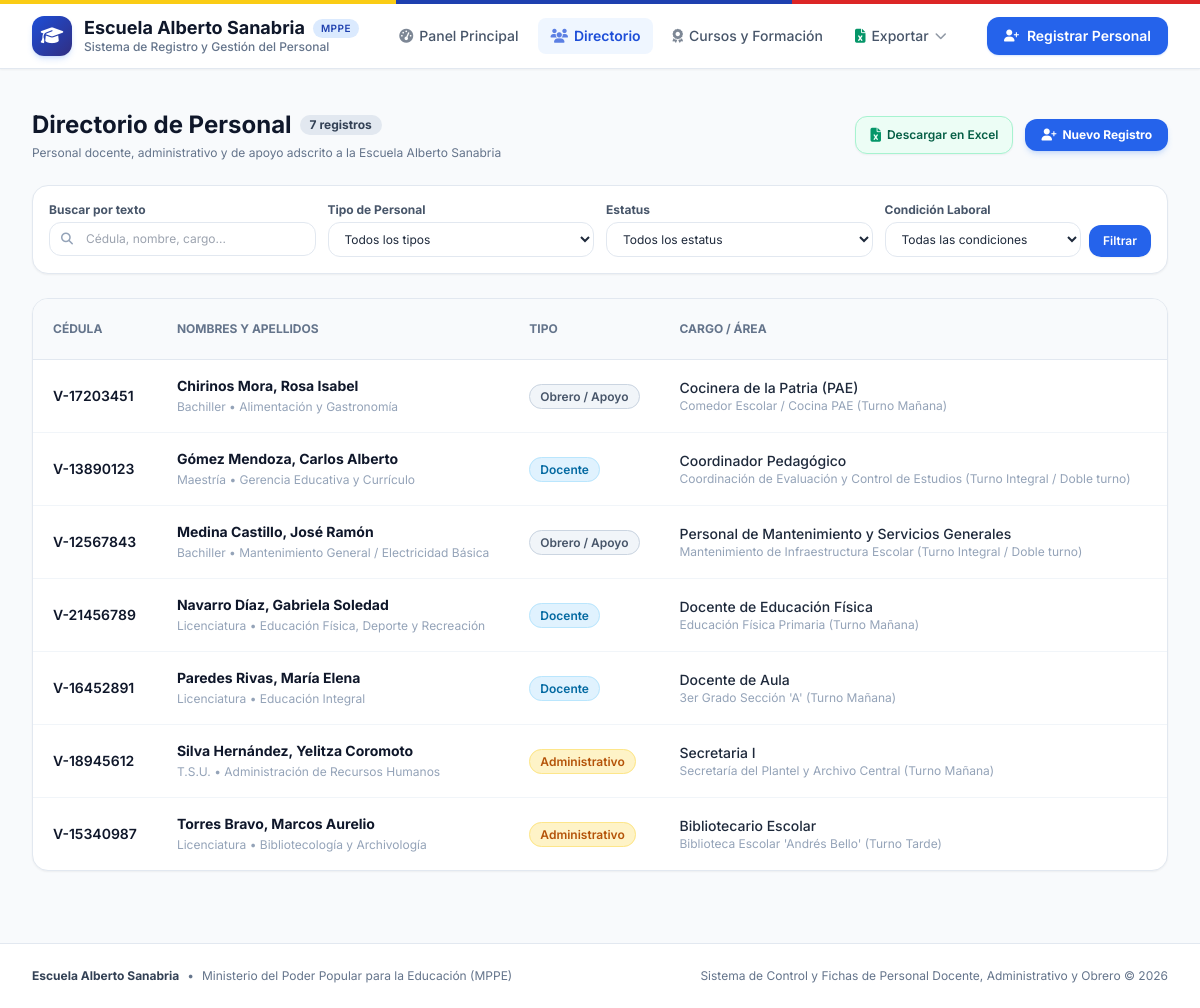
Screenshot of /staff with the database file from the repository.
### tables this page shows
CREATE TABLE staff (
        id INTEGER PRIMARY KEY AUTOINCREMENT,
        nationality TEXT DEFAULT 'V',
        id_number TEXT UNIQUE NOT NULL,
        first_name TEXT NOT NULL,
        last_name TEXT NOT NULL,
        gender TEXT,
        birth_date TEXT,
        phone TEXT,
        email TEXT,
        address TEXT,
        category TEXT NOT NULL,          -- 'Docente', 'Administrativo', 'Obrero / Apoyo'
        position TEXT NOT NULL,          -- e.g. 'Docente de Aula', 'Secretaria', 'Aseador'
        mppe_entry_date TEXT NOT NULL,   -- YYYY-MM-DD
        school_entry_date TEXT,         -- YYYY-MM-DD
        employment_condition TEXT,       -- 'Fijo / Titular', 'Contratado', 'Interino', 'Suplente'
        shift TEXT,                      -- 'Mañana', 'Tarde', 'Integral / Doble turno'
        assigned_area TEXT,              -- e.g. '4to Grado B', 'Control de Estudio', 'Mantenimiento General'
        education_level TEXT,            -- 'Bachiller', 'Técnico Medio', 'T.S.U.', 'Licenciatura', 'Especialización', 'Maestría', 'Doctorado'
        specialization TEXT,             -- e.g. 'Educación Integral', 'Informática', 'Administración'
        status TEXT DEFAULT 'Activo',    -- 'Activo', 'Reposo Médico', 'Permiso', 'Comisión de Servicio', 'Jubilado'
        notes TEXT,
        created_at TIMESTAMP DEFAULT CURRENT_TIMESTAMP,
        updated_at TIMESTAMP DEFAULT CURRENT_TIMESTAMP
    );

### app.py (the view)
@app.route("/staff")
def staff_list():
    category = request.args.get("category", "Todos")
    status = request.args.get("status", "Todos")
    condition = request.args.get("condition", "Todos")
    search = request.args.get("search", "").strip()
    staff_members = get_all_staff(
        category=category,
        status=status,
        condition=condition,
        search=search
    )
    return render_template(
        "staff_list.html",
        staff_members=staff_members,
        selected_category=category,
        selected_status=status,
        selected_condition=condition,
        search_query=search,
        total_count=len(staff_members)
    )

### app.py (called while the page is built)
@app.context_processor
def inject_globals():
    return {
        "current_year": datetime.now().year,
        "school_name": "Unidad Educativa Alberto Sanabria",
        "mppe_title": "Ministerio del Poder Popular para la Educación"
    }

### database.py (called while the page is built)
def get_connection():
    conn = sqlite3.connect(DB_PATH)
    conn.row_factory = sqlite3.Row
    conn.execute("PRAGMA foreign_keys = ON")
    return conn

def calculate_years(date_str):
    if not date_str:
        return 0
    try:
        parts = [int(p) for p in date_str.split("-")]
        if len(parts) == 3:
            d = date(parts[0], parts[1], parts[2])
            today = date.today()
            return today.year - d.year - ((today.month, today.day) < (d.month, d.day))
    except Exception:
        pass
    return 0

### templates/staff_list.html (shortened to what this page needs)
{% extends "base.html" %}
{% block content %}
<div class="space-y-6">
    <div class="flex flex-col sm:flex-row sm:items-center justify-between gap-4">
        <div>
            <div class="flex items-center space-x-2">
                <h1 class="text-2xl font-bold text-slate-900">Directorio de Personal</h1>
                <span class="bg-slate-200 text-slate-700 text-xs font-bold px-2.5 py-0.5 rounded-full">
                    {{ total_count }} registros
                </span>
            </div>
            <p class="text-xs text-slate-500 mt-1">
                Personal docente, administrativo y de apoyo adscrito a la Escuela Alberto Sanabria
            </p>
        </div>
        <div class="flex items-center space-x-3">
            <a href="{{ url_for('export_staff', category=selected_category, status=selected_status, condition=selected_condition) }}"
               class="inline-flex items-center px-3.5 py-2 rounded-xl text-xs font-semibold text-emerald-800 bg-emerald-50 hover:bg-emerald-100 border border-emerald-200 transition shadow-sm">
                <i class="fa-solid fa-file-excel mr-1.5 text-emerald-600 text-sm"></i>
                <span>Descargar en Excel</span>
            </a>
            <a href="{{ url_for('staff_create') }}"
               class="inline-flex items-center px-4 py-2 rounded-xl text-xs font-bold text-white bg-blue-600 hover:bg-blue-700 shadow-md shadow-blue-500/20 transition">
                <i class="fa-solid fa-user-plus mr-1.5"></i>
                <span>Nuevo Registro</span>
            </a>
        </div>
    </div>
    <div class="bg-white rounded-2xl p-4 border border-slate-200 shadow-sm">
        <form method="GET" action="{{ url_for('staff_list') }}" class="grid grid-cols-1 sm:grid-cols-2 lg:grid-cols-4 gap-3">
            <div class="lg:col-span-1">
                <label class="block text-xs font-bold text-slate-600 mb-1">Buscar por texto</label>
                <div class="relative">
                    <div class="absolute inset-y-0 left-0 pl-3 flex items-center pointer-events-none text-slate-400">
                    </div>
                    <input type="text" name="search" value="{{ search_query }}" placeholder="Cédula, nombre, cargo..."
                           class="w-full pl-9 pr-3 py-2 text-xs rounded-xl border border-slate-200 focus:outline-none focus:ring-2 focus:ring-blue-500">
                </div>
            </div>
            <div>
                <label class="block text-xs font-bold text-slate-600 mb-1">Tipo de Personal</label>
                <select name="category" onchange="this.form.submit()" class="w-full py-2 px-3 text-xs rounded-xl border border-slate-200 focus:outline-none focus:ring-2 focus:ring-blue-500 bg-white">
                    <option value="Todos" {% if selected_category == 'Todos' %}selected{% endif %}>Todos los tipos</option>
                </select>
            </div>
            <div>
                <label class="block text-xs font-bold text-slate-600 mb-1">Estatus</label>
                <select name="status" onchange="this.form.submit()" class="w-full py-2 px-3 text-xs rounded-xl border border-slate-200 focus:outline-none focus:ring-2 focus:ring-blue-500 bg-white">
                    <option value="Todos" {% if selected_status == 'Todos' %}selected{% endif %}>Todos los estatus</option>
                </select>
            </div>
            <div class="flex items-end space-x-2">
                <div class="flex-grow">
                    <label class="block text-xs font-bold text-slate-600 mb-1">Condición Laboral</label>
                    <select name="condition" onchange="this.form.submit()" class="w-full py-2 px-3 text-xs rounded-xl border border-slate-200 focus:outline-none focus:ring-2 focus:ring-blue-500 bg-white">
                        <option value="Todos" {% if selected_condition == 'Todos' %}selected{% endif %}>Todas las condiciones</option>
                    </select>
                </div>
                <button type="submit" class="px-3.5 py-2 bg-blue-600 hover:bg-blue-700 text-white rounded-xl text-xs font-semibold shadow-sm transition">
                    Filtrar
                </button>
            </div>
        </form>
    </div>
    <div class="bg-white rounded-2xl border border-slate-200 shadow-sm overflow-hidden">
        <div class="overflow-x-auto">
            <table class="w-full text-left text-sm text-slate-600">
                <thead class="bg-slate-50 text-xs uppercase font-semibold text-slate-500 border-b border-slate-200">
                    <tr>
                        <th class="px-5 py-3.5">Cédula</th>
                        <th class="px-5 py-3.5">Nombres y Apellidos</th>
                        <th class="px-5 py-3.5">Tipo</th>
                        <th class="px-5 py-3.5">Cargo / Área</th>
                        <th class="px-5 py-3.5">Ingreso MPPE</th>
                    </tr>
                </thead>
                <tbody class="divide-y divide-slate-100 font-normal">
                    {% for s in staff_members %}
                    <tr class="hover:bg-slate-50/80 transition">
                        <td class="px-5 py-4 whitespace-nowrap font-semibold text-slate-900">
                            {{ s.nationality }}-{{ s.id_number }}
                        </td>
                        <td class="px-5 py-4 whitespace-nowrap">
                            <a href="{{ url_for('staff_detail', staff_id=s.id) }}" class="font-bold text-slate-900 hover:text-blue-600 transition block">
                                {{ s.last_name }}, {{ s.first_name }}
                            </a>
                            <span class="text-xs text-slate-400">
                                {{ s.education_level or 'Sin grado' }} {% if s.specialization %}• {{ s.specialization }}{% endif %}
                            </span>
                        </td>
                        <td class="px-5 py-4 whitespace-nowrap">
                            {% if s.category == 'Docente' %}
                                <span class="px-2.5 py-1 rounded-full text-xs font-semibold badge-docente">Docente</span>
                            {% elif s.category == 'Administrativo' %}
                                <span class="px-2.5 py-1 rounded-full text-xs font-semibold badge-administrativo">Administrativo</span>
                            {% else %}
                                <span class="px-2.5 py-1 rounded-full text-xs font-semibold badge-obrero">Obrero / Apoyo</span>
                            {% endif %}
                        </td>
                        <td class="px-5 py-4 whitespace-nowrap">
                            <div class="text-slate-800 font-medium">{{ s.position }}</div>
                            <div class="text-xs text-slate-400">{{ s.assigned_area or 'No asignada' }} (Turno {{ s.shift }})</div>
                        </td>
                        <td class="px-5 py-4 whitespace-nowrap">
                        </td>
                    </tr>
                    {% endfor %}
                </tbody>
            </table>
        </div>
    </div>
</div>
{% endblock %}

### static/css/custom.css (style rules this page uses)
body { font-family: 'Inter', -apple-system, BlinkMacSystemFont, "Segoe UI", Roboto, Helvetica, Arial, sans-serif; background-color: #f8fafc; color: #1e293b; }
.badge-docente { background-color: #e0f2fe; color: #0369a1; border: 1px solid #bae6fd; }
.badge-administrativo { background-color: #fef3c7; color: #b45309; border: 1px solid #fde68a; }
.badge-obrero { background-color: #f1f5f9; color: #475569; border: 1px solid #cbd5e1; }

### rows the page displays
staff: nationality "V", id_number "17203451", last_name "Chirinos Mora", first_name "Rosa Isabel", education_level "Bachiller", specialization "Alimentación y Gastronomía", category "Obrero / Apoyo", position "Cocinera de la Patria (PAE)", assigned_area "Comedor Escolar / Cocina PAE", shift "Mañana"
staff: nationality "V", id_number "13890123", last_name "Gómez Mendoza", first_name "Carlos Alberto", education_level "Maestría", specialization "Gerencia Educativa y Currículo", category "Docente", position "Coordinador Pedagógico", assigned_area "Coordinación de Evaluación y Control de Estudios", shift "Integral / Doble turno"
staff: nationality "V", id_number "12567843", last_name "Medina Castillo", first_name "José Ramón", education_level "Bachiller", specialization "Mantenimiento General / Electricidad Básica", category "Obrero / Apoyo", position "Personal de Mantenimiento y Servicios Generales", assigned_area "Mantenimiento de Infraestructura Escolar", shift "Integral / Doble turno"
staff: nationality "V", id_number "21456789", last_name "Navarro Díaz", first_name "Gabriela Soledad", education_level "Licenciatura", specialization "Educación Física, Deporte y Recreación", category "Docente", position "Docente de Educación Física", assigned_area "Educación Física Primaria", shift "Mañana"
staff: nationality "V", id_number "16452891", last_name "Paredes Rivas", first_name "María Elena", education_level "Licenciatura", specialization "Educación Integral", category "Docente", position "Docente de Aula", assigned_area "3er Grado Sección 'A'", shift "Mañana"
staff: nationality "V", id_number "18945612", last_name "Silva Hernández", first_name "Yelitza Coromoto", education_level "T.S.U.", specialization "Administración de Recursos Humanos", category "Administrativo", position "Secretaria I", assigned_area "Secretaría del Plantel y Archivo Central", shift "Mañana"
staff: nationality "V", id_number "15340987", last_name "Torres Bravo", first_name "Marcos Aurelio", education_level "Licenciatura", specialization "Bibliotecología y Archivología", category "Administrativo", position "Bibliotecario Escolar", assigned_area "Biblioteca Escolar 'Andrés Bello'", shift "Tarde"

### other values shown
{{ total_count }} "7"
